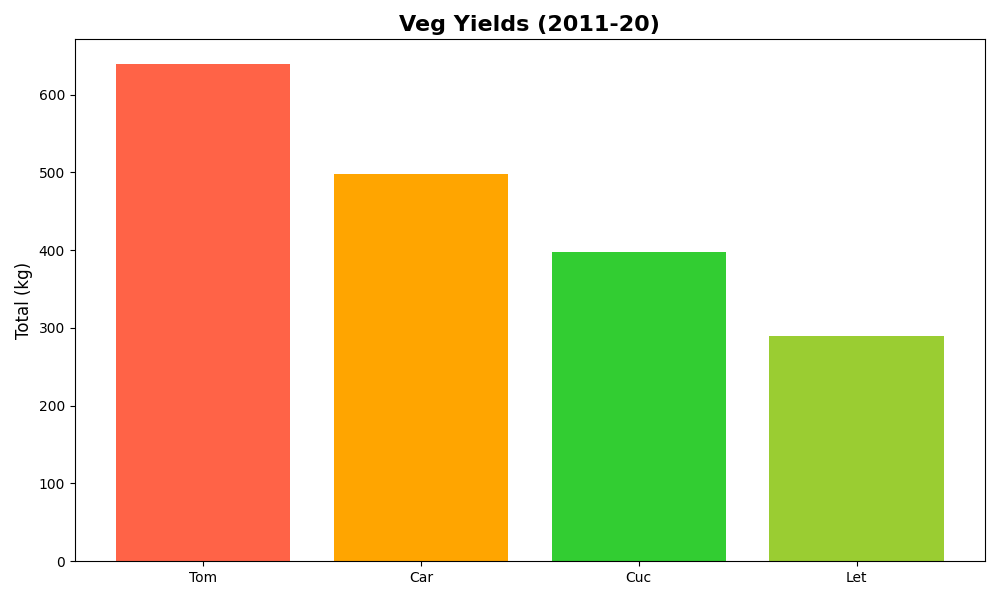

Generate this figure with Python:
import matplotlib.pyplot as plt
import numpy as np

tomatoes = np.array([60, 55, 58, 65, 62, 64, 50, 70, 75, 80])
carrots = np.array([49, 42, 50, 47, 40, 52, 45, 55, 58, 60])
cucumbers = np.array([37, 32, 35, 30, 38, 40, 42, 45, 48, 50])
lettuce = np.array([20, 28, 24, 26, 32, 30, 22, 34, 36, 38])

total_yields = {
    'Tom': np.sum(tomatoes),
    'Car': np.sum(carrots),
    'Cuc': np.sum(cucumbers),
    'Let': np.sum(lettuce)
}

sorted_vegetables = sorted(total_yields.items(), key=lambda item: item[1], reverse=True)
vegetable_names, sorted_totals = zip(*sorted_vegetables)

fig, ax = plt.subplots(figsize=(10, 6))
ax.bar(vegetable_names, sorted_totals, color=['#FF6347', '#FFA500', '#32CD32', '#9ACD32'])

ax.set_title('Veg Yields (2011-20)', fontsize=16, fontweight='bold')
ax.set_ylabel('Total (kg)', fontsize=12)

plt.tight_layout()
plt.show()
